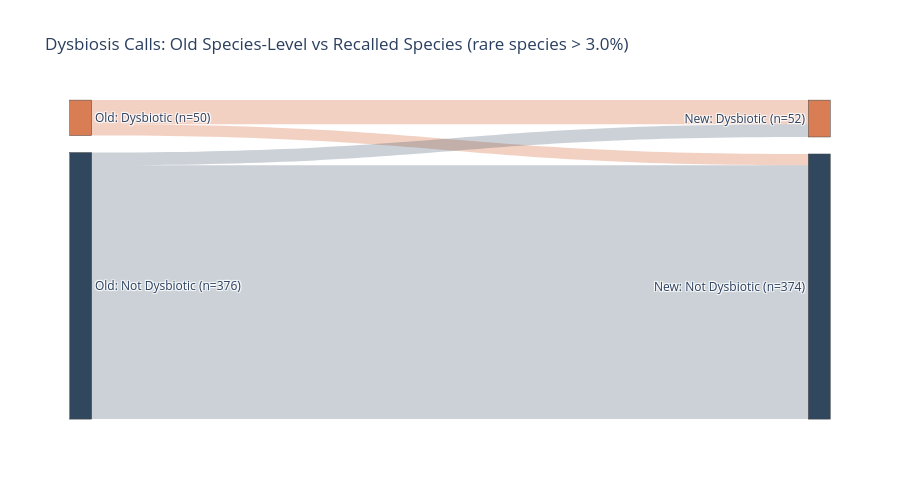

Notebook cell for this chart:
### Code cell
import plotly.graph_objects as go

status_colors = {"Dysbiotic": "#d97d54", "Not Dysbiotic": "#30475e"}
overlap_flow = (
    dysbiosis_overlap.groupby(["Old (species)", "New (species)"]).size().rename("n").reset_index()
)
statuses = ["Dysbiotic", "Not Dysbiotic"]
node_labels = [f"Old: {s}" for s in statuses] + [f"New: {s}" for s in statuses]
old_totals = dysbiosis_overlap["Old (species)"].value_counts().reindex(statuses, fill_value=0)
new_totals = dysbiosis_overlap["New (species)"].value_counts().reindex(statuses, fill_value=0)
node_totals = list(old_totals) + list(new_totals)

# Pin Dysbiotic above Not Dysbiotic on each side
node_x, node_y = [], []
gap = 0.05
for totals, x in ((list(old_totals), 0.001), (list(new_totals), 0.999)):
    heights = np.array(totals) / sum(totals) * (1 - gap)
    tops = np.array([0, heights[0] + gap])
    node_x += [x, x]
    node_y += list(tops + heights / 2)

overlap_sankey = go.Figure(
    go.Sankey(
        arrangement="fixed",
        node=dict(
            label=[f"{label} (n={n})" for label, n in zip(node_labels, node_totals)],
            color=[status_colors[label.split(": ")[1]] for label in node_labels],
            x=node_x,
            y=node_y,
            pad=18,
            thickness=22,
        ),
        link=dict(
            source=[statuses.index(s) for s in overlap_flow["Old (species)"]],
            target=[2 + statuses.index(s) for s in overlap_flow["New (species)"]],
            value=overlap_flow["n"].tolist(),
            color=[
                "rgba(217, 125, 84, 0.35)" if s == "Dysbiotic" else "rgba(48, 71, 94, 0.25)"
                for s in overlap_flow["Old (species)"]
            ],
        ),
    )
)
overlap_sankey.update_layout(
    title_text=(
        "Dysbiosis Calls: Old Species-Level vs Recalled Species "
        f"(rare species > {rare_species_abundance_threshold}%)"
    ),
    font_size=12,
    width=900,
    height=500,
)
overlap_sankey.write_image(
    "/Users/michael/Git/Outdoor_microbiome/Recalled_species_update_results/Figures/dysbiosis_calls_old_vs_new_overlap.pdf"
)
overlap_sankey.show()

### Figure 1 — Plotly figure (JSON) as saved in the notebook; plotly's stock layout.template omitted (floating-point values rounded to 4 significant figures)
{"data": [{"arrangement": "fixed", "link": {"color": ["rgba(217, 125, 84, 0.35)", "rgba(217, 125, 84, 0.35)", "rgba(48, 71, 94, 0.25)", "rgba(48, 71, 94, 0.25)"], "source": [0, 0, 1, 1], "target": [2, 3, 2, 3], "value": [34, 16, 18, 358]}, "node": {"color": ["#d97d54", "#30475e", "#d97d54", "#30475e"], "label": ["Old: Dysbiotic (n=50)", "Old: Not Dysbiotic (n=376)", "New: Dysbiotic (n=52)", "New: Not Dysbiotic (n=374)"], "pad": 18, "thickness": 22, "x": [0.001, 0.001, 0.999, 0.999], "y": [0.05575, 0.5808, 0.05798, 0.583]}, "type": "sankey"}], "layout": {"font": {"size": 12}, "height": 500, "title": {"text": "Dysbiosis Calls: Old Species-Level vs Recalled Species (rare species > 3.0%)"}, "width": 900}}
